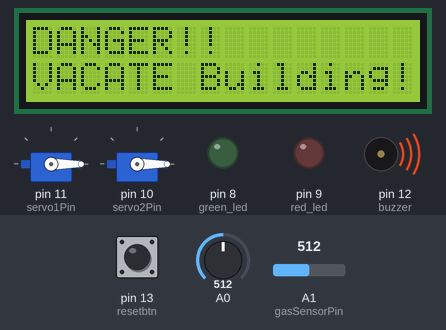
Bench run of a sketch on a simulated Arduino Uno, built with avr-gcc and run on an emulated ATmega328P. Parts: 2 × servo, 16×2 character LCD, output pins drawn as LEDs (lit = HIGH), buzzer (waves = sounding). The test bench sets the inputs (shaded band); at power-on: pin 13 (resetbtn) LOW, A0 = 512, A1 (gasSensorPin) = 512.

Above: at 4.3 s.
At 20.81 s:
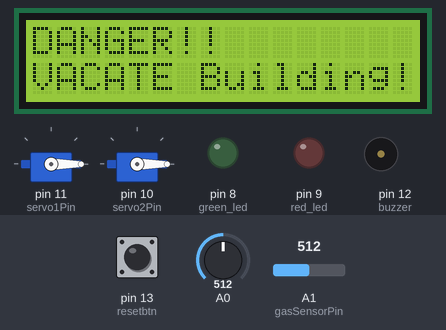
At 38.6 s:
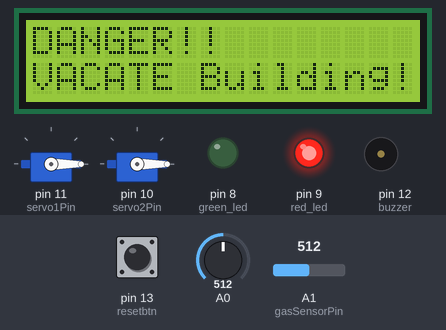
Timing chart, 0 to 40.0 s (numbered marks = the images above):
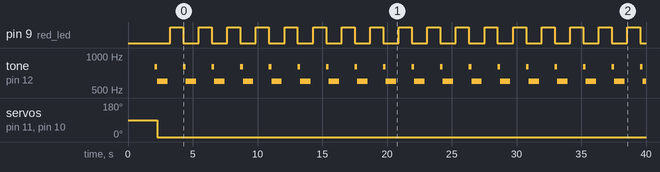

The sketch:

code.ino
```cpp
#include<Servo.h>//header file for servo
#include <LiquidCrystal.h>//header file for LCD


//first of all we will use the  TMP36 which is a temperature sensor that outputs
//a voltage that's proportional to the ambient temperature.

// We'll use analog input 0 to measure the temperature sensor's signal pin.
//Temparature Sensor
const int temperaturePin = 0; //The output of tmp36 is connected to A0 of arduino

//buzzer
const int buzzer = 12; //buzzer is connected to D12 on the arduino

//Gas Sensor
int gasSensorPin=A1;//Gas sensor output is connected to A1 of Arduino
int sensorval;//For storing the value sensed by gas sensor

//Doors
Servo servo1,servo2;
int servo1Pin=11;
int servo2Pin=10;

//RGB LED
int red_led=9;//Red terminal of RGB LED is connected to D9 of Arduino
int green_led=8;//Green terminal of RGB LED is connected to D8 of Arduino

//LCD
LiquidCrystal lcd(7, 6, 2, 3, 4, 5);//Sets the interfacing pins on Arduino that are connected to LCD
//(rs, enable, d4, d5, d6, d7)
//7-Rs,6-E(Enable), 5,4,3,2 are the inputs->4 bit mode

//reset button
int buttonstate = 0;
const int resetbtn = 13;
int repeat = 0;

void setup()
{
  pinMode(buzzer, OUTPUT);//set the pin connected to the buzzer as an output

  servo1.attach(servo1Pin);
  servo2.attach(servo2Pin);
  servo1.write(90);//Intially both doors are closed(i.e, 90 degrees)
  servo2.write(90);
  delay(2000);

  pinMode(red_led,OUTPUT);
  pinMode(green_led,OUTPUT);
  pinMode(resetbtn,INPUT);
  //Serial.begin(9600);

  lcd.begin(16,2);//initialisation of 16*2 LCD
}

void loop()
{
  	//for buzzer and tmp36 temp sensor
 	float voltage, degreesC;
  	voltage = getVoltage(temperaturePin);
	degreesC = (voltage - 0.5) * 100.0;

  	sensorval=analogRead(gasSensorPin);
  	//Serial.print(sensorval);
 	buttonstate = digitalRead(resetbtn);

  if(buttonstate == HIGH) {
  	repeat = 0;
  }


  	if(degreesC>37 || sensorval>700 || repeat == 1)
  	{
      repeat = 1;

      //digitalWrite(buzzer, LOW);
      tone(buzzer, 800, 800);
      delay(200);  //delay
      tone(buzzer,600,800);

      servo1.write(0);
      servo2.write(0);
      delay(1000);


      digitalWrite(red_led,HIGH);
      digitalWrite(green_led,LOW);
      delay(1000);
      digitalWrite(red_led,LOW);

      lcd.clear();
      lcd.setCursor(0,0);//row 0 column 0
  	  lcd.print("DANGER!!");
      lcd.setCursor(0,1);//row 1 column 0
      lcd.print("VACATE Building!");
  	}
  	else{
      servo1.write(90);
      servo2.write(90);
      delay(1000);

      digitalWrite(green_led,HIGH);
      digitalWrite(red_led,LOW);

      lcd.clear();
  	  lcd.setCursor(0,0);//column 0 row 0
  	  lcd.print("SAFE");
      lcd.setCursor(6,0);//column 6 row 0
      lcd.print(degreesC);
      lcd.print("C");
      lcd.setCursor(0,1);
      lcd.print("Gas Conc.:");
      lcd.print(sensorval);
  }

}
float getVoltage(int pin)
{

  return (analogRead(pin) * 0.004882814);
}
```

Measured:
- by itself, pin 9 (red_led): alternates HIGH for 1.0 s and LOW for 1.2 s
- by itself, tone on pin 12 (buzzer): repeats every 2.2 s: 600 Hz 0.80 s, silent 1.2 s, 800 Hz 0.20 s
- by itself, servo on pin 11 (servo1Pin), servo on pin 10 (servo2Pin): 90° → 0° at 2.3 s
